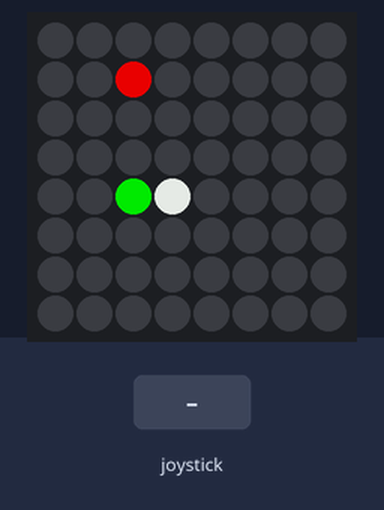
A program run on a simulated Raspberry Pi (BCM pin numbers) with a Sense HAT. Parts: the Sense HAT's 8×8 RGB LED matrix. Inputs (shaded band) come from the test bench. Dim RGB values are drawn brighter than linear; random numbers come from a fixed seed; the 64×8 strip is a reading aid, not a part: it shows the text the matrix is scrolling, unrolled, one strip-width of it at a time.

Above: at 1.2 s.
1.3 s: joystick pushed up
At 2.6 s:
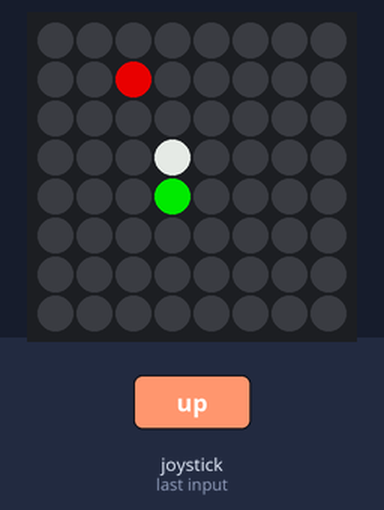
4.3 s: joystick pushed left
At 5.6 s:
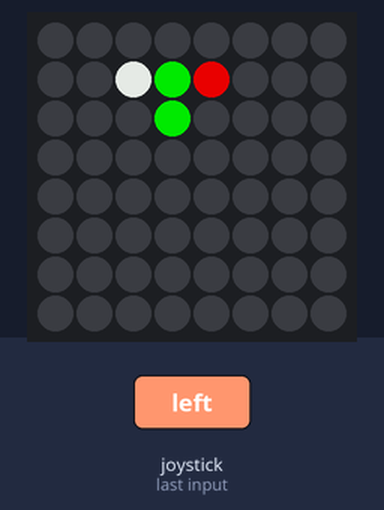
7.3 s: joystick pushed down
At 8.4 s:
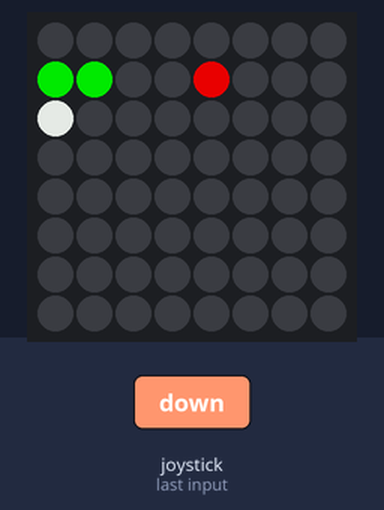
10.3 s: joystick pushed right
At 11.1 s:
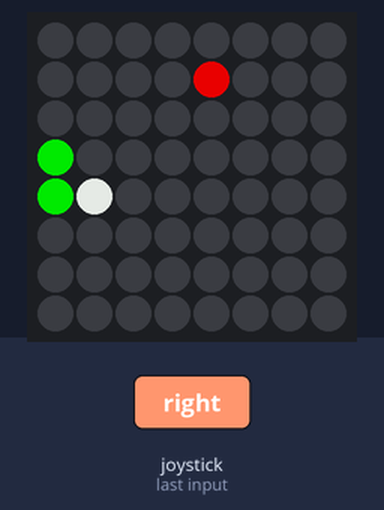
13.3 s: joystick pushed up
At 14.3 s:
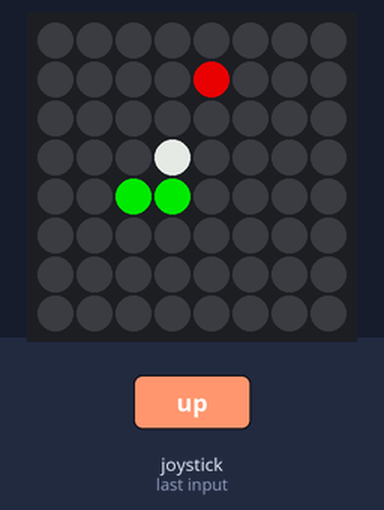
16.3 s: joystick pushed right
At 17.2 s:
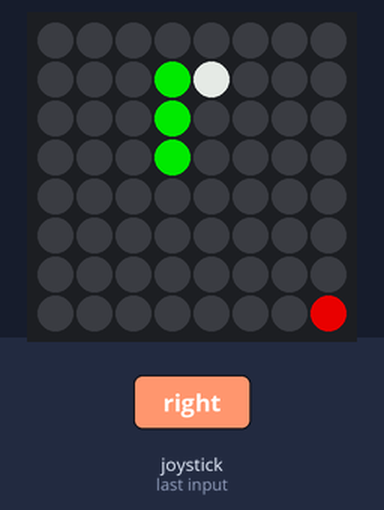
Timing chart, 0 to 19.3 s (numbered marks = the images above; inputs shaded):
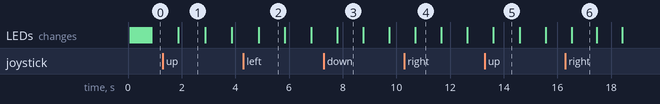

Measured:
- what the display in image 1 shows lasts 1.0 s, from 1.9 s to 2.9 s
- what the display in image 6 shows lasts 1.0 s, from 16.5 s to 17.5 s

The program:

snake.py
```python
from sense_hat import SenseHat
from time import sleep
import random

sense = SenseHat()
sense.clear()

RED = (190, 0, 0)
GREEN = (0, 190, 0)
BLACK = (0, 0, 0)
WHITE = (190, 190, 190)
BLUE = (0, 0, 190)

LEVEL_CONFIG = {
    1: {
        'target_length': 15,
        'initial_sleep_time': 1.0,
        'start_pos': (2, 4),
        'direction': "right",
        'walls_config': None
    },
    2: {
        'target_length': 15,
        'initial_sleep_time': 0.9,
        'start_pos': (3, 4),
        'direction': "up",
        'walls_config': lambda: [(2, y + 2) for y in range(4)] + [(5, y + 2) for y in range(4)]
    },
    3: {
        'target_length': 15,
        'initial_sleep_time': 0.8,
        'start_pos': (3, 4),
        'direction': "left",
        'walls_config': lambda: (
                [(x + 2, 2) for x in range(4)] +
                [(x + 2, 5) for x in range(4)] +
                [(0, 0), (0, 1), (1, 0), (6, 0), (7, 0), (7, 1),
                 (0, 6), (0, 7), (1, 7), (6, 7), (7, 6), (7, 7)]
        )
    },
    4: {
        'target_length': 15,
        'initial_sleep_time': 0.7,
        'start_pos': (1, 1),
        'direction': "right",
        'walls_config': lambda: (
                [(x, 0) for x in range(8)] +
                [(x, 7) for x in range(8)] +
                [(0, y + 1) for y in range(6)] +
                [(7, y + 1) for y in range(6)] +
                [(3, 3), (4, 4), (3, 4), (4, 3)]
        )
    },
    5: {
        'target_length': 12,
        'initial_sleep_time': 0.65,
        'start_pos': (5, 4),
        'direction': "right",
        'walls_config': lambda: (
                [(x + 1, 1) for x in range(6)] +
                [(x + 1, 6) for x in range(6)] +
                [(3, 3), (4, 4), (3, 4), (4, 3), (1, 2), (6, 2),
                 (1, 5), (6, 5), (3, 0), (4, 0), (3, 7), (4, 7)]
        )
    },
}


class SnakeGame:
    def __init__(self):
        self.reset_game()

    def reset_game(self):
        self.level = 1
        self.reset_level(self.level)

    def reset_level(self, level):
        config = LEVEL_CONFIG[level]
        self.snake = [config['start_pos']]
        self.snake_length = 1
        self.direction = config['direction']
        self.food = None
        self.walls = []
        self.sleep_time = config['initial_sleep_time']
        if config['walls_config']:
            self.walls = config['walls_config']()

    def generate_food(self):
        while True:
            x = random.randint(0, 7)
            y = random.randint(0, 7)
            if (x, y) not in self.snake and (x, y) not in self.walls:
                self.food = (x, y)
                return

    def move(self):
        x, y = self.snake[0]

        moves = {
            "up": (0, -1),
            "down": (0, 1),
            "left": (-1, 0),
            "right": (1, 0)
        }

        dx, dy = moves[self.direction]
        new_x = (x + dx) % 8
        new_y = (y + dy) % 8

        if (new_x, new_y) in self.walls:
            return False

        tail = None
        if len(self.snake) > self.snake_length:
            tail = self.snake.pop()

        if (new_x, new_y) in self.snake:
            if tail:
                self.snake.append(tail)
            return False

        self.snake.insert(0, (new_x, new_y))

        if (new_x, new_y) == self.food:
            self.snake_length += 1
            if self.sleep_time > 0.3:
                self.sleep_time *= 0.97
            self.generate_food()
            if tail:
                self.snake.append(tail)

        return True

    def draw(self):
        sense.clear()
        for wall in self.walls:
            sense.set_pixel(wall[0], wall[1], BLUE)
        for i, segment in enumerate(self.snake):
            color = WHITE if i == 0 else GREEN
            sense.set_pixel(segment[0], segment[1], color)
        if self.food:
            sense.set_pixel(self.food[0], self.food[1], RED)

    def handle_events(self):
        opposite_directions = {
            "up": "down",
            "down": "up",
            "left": "right",
            "right": "left"
        }

        for event in sense.stick.get_events():
            if event.action == "pressed" and event.direction in opposite_directions:
                if opposite_directions[event.direction] != self.direction:
                    self.direction = event.direction

    def play_level(self, level):
        sense.stick.get_events()
        self.generate_food()

        while self.snake_length < LEVEL_CONFIG[level]['target_length']:
            self.handle_events()
            if self.move():
                self.draw()
            else:
                sense.show_message("Game Over!", text_colour=RED, scroll_speed=0.07)
                return False
            sleep(self.sleep_time)

        self.level += 1
        return True

    def run(self):
        while True:
            if self.level <= 5:
                sense.show_message(str(self.level), text_colour=GREEN, scroll_speed=0.07)
                self.reset_level(self.level)
                if not self.play_level(self.level):
                    break
            else:
                sense.show_message("You Win!", text_colour=GREEN, scroll_speed=0.07)
                break
        sense.clear()


if __name__ == "__main__":
    game = SnakeGame()
    game.run()
```
